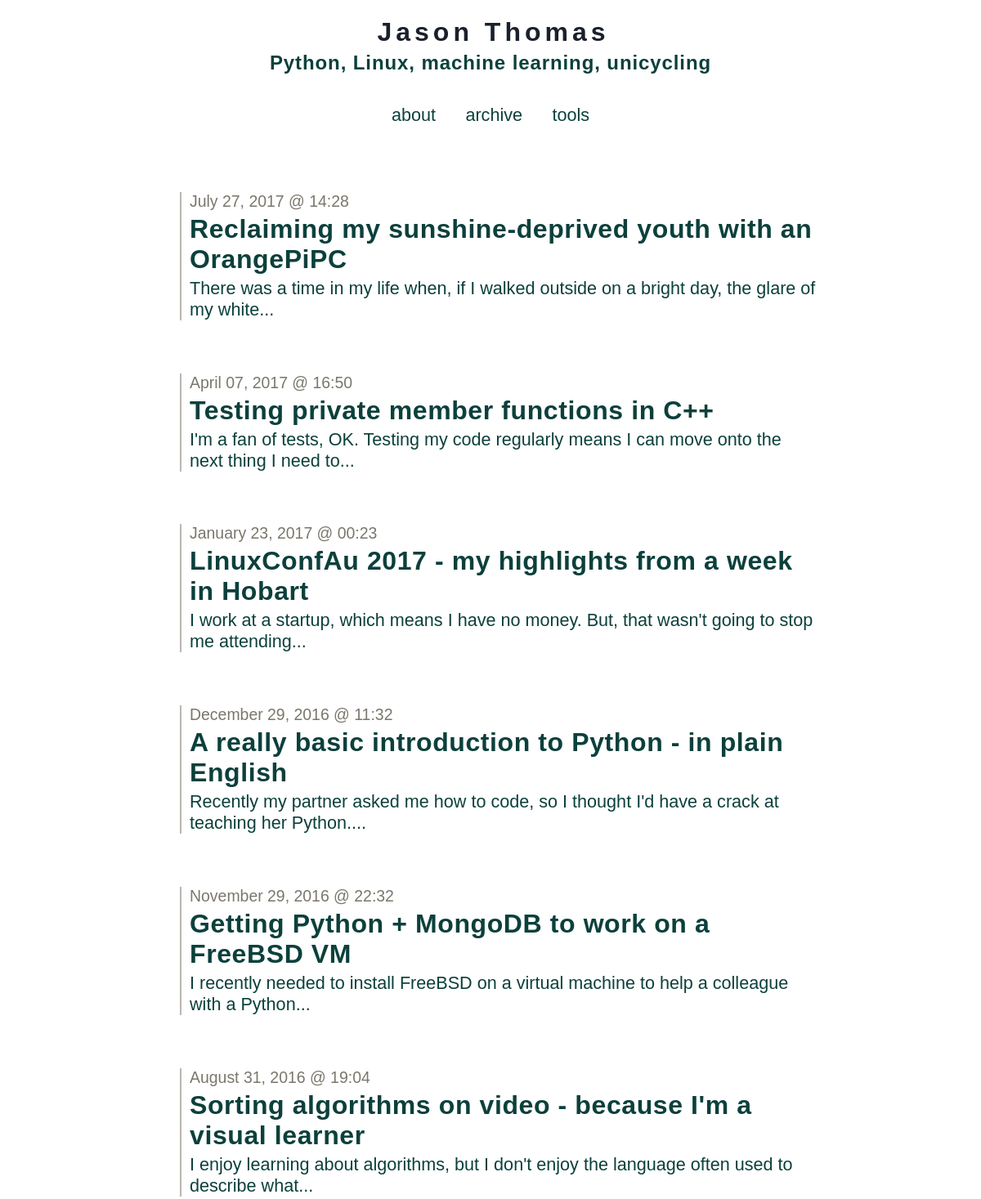
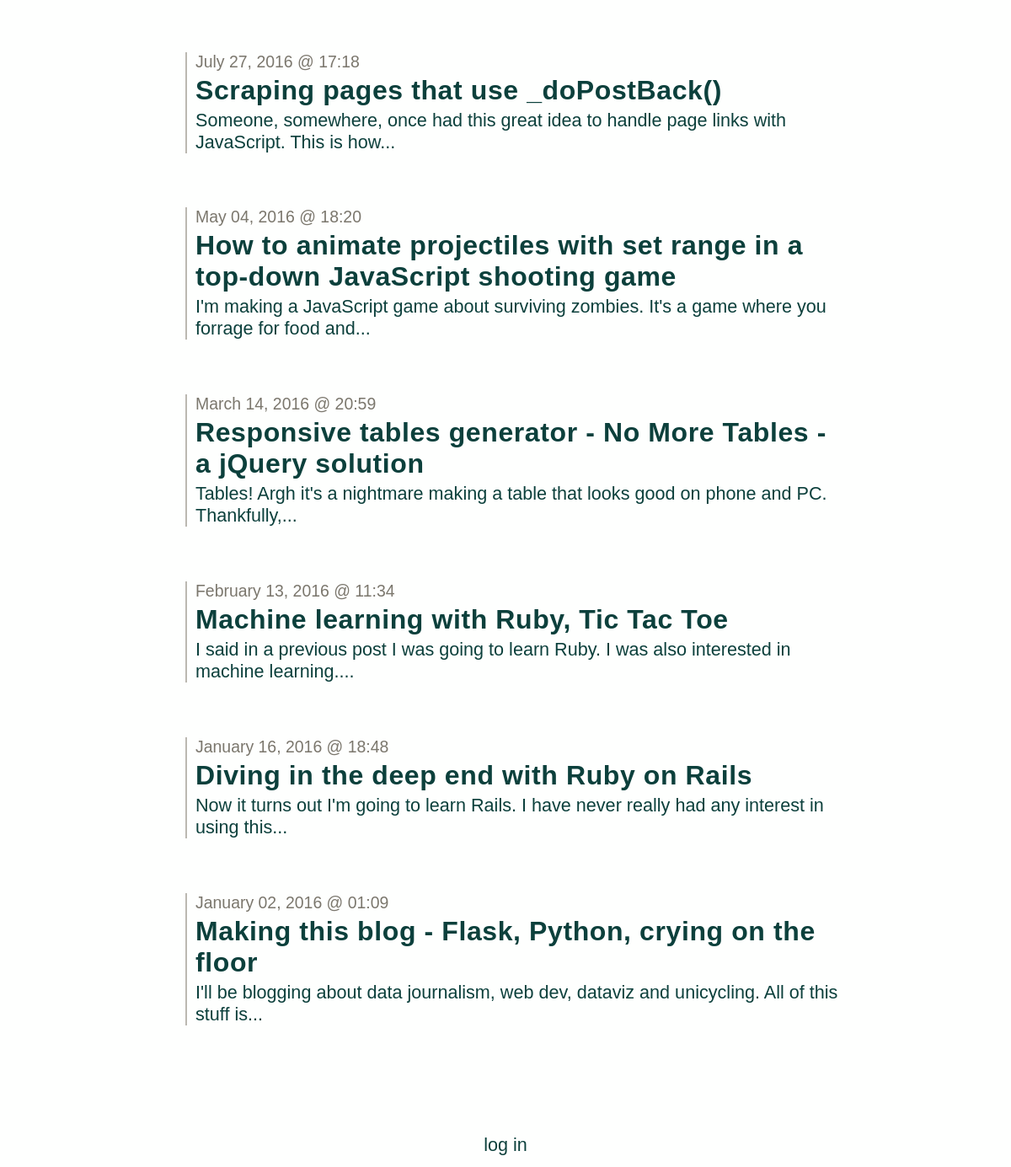
Page /archive on the committed database (2 pictures, top to bottom).
### tables this page shows
CREATE TABLE entries (
  id integer primary key autoincrement,
  entryDate date not null,
  title text not null,
  text text not null
);

### app.py (the view)
@app.route('/archive')
def show_archive():
    session.pop('logged_in', None)
    entries = getSqlRecords()
    return render_template('show_archive.html', entries=entries)

### app.py (called while the page is built)
def connect_db():
    return sqlite3.connect(app.config['DATABASE'])

def getSqlRecords():
    cursor = g.db.execute('select title, entryDate, text from entries order by id asc')
    entries = [dict(title=row[0], date=row[1], text=row[2]) for row in cursor.fetchall()]
    return entries

@app.before_request
def before_request():
    g.db = connect_db()

@app.teardown_request
def teardown_request(exception):
    db = getattr(g, 'db', None)
    if db is not None:
        db.close()

### templates/show_archive.html
{% extends "layout.html" %}
{% block body %}
  <ul class=entries>
  {% set entry_length=entries|length %}
  {% if entry_length > 0 %}
    {% for entry in entries|reverse() %}
      {% set this_entry_i=entry_length-loop.index %}
      <li class=archiveLink value=><a href="/post?postNum={{this_entry_i}}"><p class=dateText>{{ entry.date|safe }}</p><h2>{{ entry.title }}</h2> <p>{{entry.text|striptags|truncate(100) }}</p></a>
    {% endfor %}
  {% else %}
    <li><em>Why not say something?</em>
  {% endif %}
  </ul>
{% endblock %}

### templates/layout.html (shortened to what this page needs)
<!doctype html>
<link rel="stylesheet" href="{{ url_for('static', filename='default.css') }}">
<link rel=stylesheet type=text/css href="{{ url_for('static', filename='style.css') }}">
<div class=topBanner>
  <a href="/">
    <h1>Jason Thomas</h1>
    <h4>Python, Linux, machine learning, unicycling</h4>
  </a>
</div>
<div class=topLinks>
  <a href="{{ url_for('about') }}">about</a>
  <a href="{{ url_for('show_archive') }}">archive</a>
  <a href="{{ url_for('my_work') }}">tools</a>
</div>
<div class=page>
  {% block body %}{% endblock %}
</div>
<div class=metanav>
  {% if not session.logged_in %}
    <a href="{{ url_for('login') }}">log in</a>
  {% else %}
    <a href="{{ url_for('logout') }}">log out</a>
  {% endif %}
</div>

### static/style.css (style rules this page uses)
a,h2,h3 { color: #0C403C; }
a:link { text-decoration: none; }
h1,h2,h3,h4 { letter-spacing: 0.6px; }
.page { margin: 3em auto; padding: .8em; max-width: 800px; }
.page a { text-decoration: underline; }
li { margin-bottom: 3em; list-style: none; padding-left:10px; border-left: 2px solid #BBB8B1; margin-left:10px; }
.archiveLink * { cursor:pointer; margin-bottom: 0.125em; margin-top: 0.125em; }
.archiveLink a { text-decoration: none; }
ul { padding-left:10px; }
.topBanner { width: 100%; text-align: center; cursor: pointer; }
.topBanner h1 { font-size: 4.0vh; margin-bottom:5px; letter-spacing:5px; margin-left:7px; color: #1A202C; }
.topBanner h4 { font-size: 3.0vh; letter-spacing:0.9px; margin-top:5px; color: #0C403C; }
.metanav, .topLinks { text-align: center; font-size: 0.9em; padding: 0.3em; }
.topLinks * { margin: 0.75em; margin-top: 0; }
.dateText { margin-bottom:0px; color: #7B776D; font-size:90%; }
h1 { font-size: 4.0vh; }
h2 { font-size: 4.0vh; }
h4 { font-size: 3.2vh; }
p, a, code, li { font-size: 2.7vh; }

### rows in the picture
entries: date "July 27, 2017 @ 14:28", title "Reclaiming my sunshine-deprived youth with an OrangePiPC", text "There was a time in my life when, if I walked outside on a bright day, the glare of my white..."
entries: date "April 07, 2017 @ 16:50", title "Testing private member functions in C++", text "I'm a fan of tests, OK. Testing my code regularly means I can move onto the next thing I need to..."
entries: date "January 23, 2017 @ 00:23", title "LinuxConfAu 2017 - my highlights from a week in Hobart", text "I work at a startup, which means I have no money. But, that wasn't going to stop me attending..."
entries: date "December 29, 2016 @ 11:32", title "A really basic introduction to Python - in plain English", text "Recently my partner asked me how to code, so I thought I'd have a crack at teaching her Python...."
entries: date "November 29, 2016 @ 22:32", title "Getting Python + MongoDB to work on a FreeBSD VM", text "I recently needed to install FreeBSD on a virtual machine to help a colleague with a Python..."
entries: date "August 31, 2016 @ 19:04", title "Sorting algorithms on video - because I'm a visual learner", text "I enjoy learning about algorithms, but I don't enjoy the language often used to describe what..."
entries: date "July 27, 2016 @ 17:18", title "Scraping pages that use _doPostBack()", text "Someone, somewhere, once had this great idea to handle page links with JavaScript. This is how..."
entries: date "May 04, 2016 @ 18:20", title "How to animate projectiles with set range in a top-down JavaScript shooting game", text "I'm making a JavaScript game about surviving zombies. It's a game where you forrage for food and..."
entries: date "March 14, 2016 @ 20:59", title "Responsive tables generator - No More Tables - a jQuery solution", text "Tables! Argh it's a nightmare making a table that looks good on phone and PC. Thankfully,..."
entries: date "February 13, 2016 @ 11:34", title "Machine learning with Ruby, Tic Tac Toe", text "I said in a previous post I was going to learn Ruby. I was also interested in machine learning...."
entries: date "January 16, 2016 @ 18:48", title "Diving in the deep end with Ruby on Rails", text "Now it turns out I'm going to learn Rails. I have never really had any interest in using this..."
entries: date "January 02, 2016 @ 01:09", title "Making this blog - Flask, Python, crying on the floor", text "I'll be blogging about data journalism, web dev, dataviz and unicycling. All of this stuff is..."
